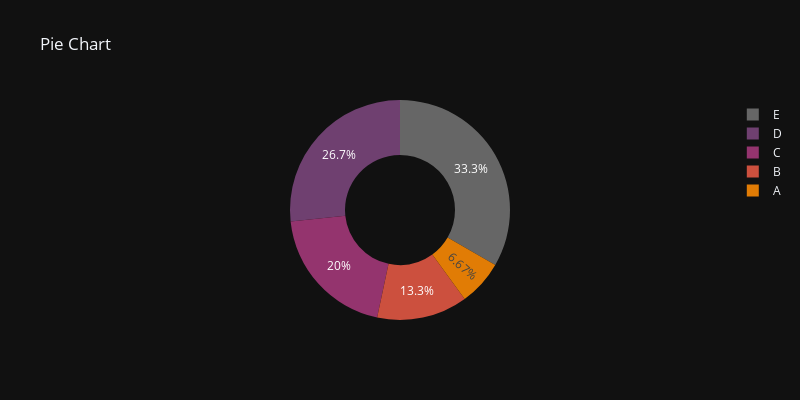

Notebook cell for this chart:
### Code cell
labels = ['A', 'B', 'C', 'D', 'E']
values = [10, 20, 30, 40, 50]
fig = px.pie(values=values, title='Pie Chart', names=labels,
             template='plotly_dark', width=800, height=400, hole=0.5,
             color_discrete_sequence = px.colors.qualitative.Prism_r )
fig.show()

### Figure 1 — Plotly figure (JSON) as saved in the notebook; plotly's stock layout.template omitted (floating-point values rounded to 4 significant figures)
{"data": [{"domain": {"x": [0, 1], "y": [0, 1]}, "hole": 0.5, "hovertemplate": "label=%{label}<br>value=%{value}<extra></extra>", "labels": ["A", "B", "C", "D", "E"], "legendgroup": "", "name": "", "showlegend": true, "type": "pie", "values": [10, 20, 30, 40, 50]}], "layout": {"height": 400, "legend": {"tracegroupgap": 0}, "piecolorway": ["rgb(102, 102, 102)", "rgb(111, 64, 112)", "rgb(148, 52, 110)", "rgb(204, 80, 62)", "rgb(225, 124, 5)", "rgb(237, 173, 8)", "rgb(115, 175, 72)", "rgb(15, 133, 84)", "rgb(56, 166, 165)", "rgb(29, 105, 150)", "rgb(95, 70, 144)"], "title": {"text": "Pie Chart"}, "width": 800}}
